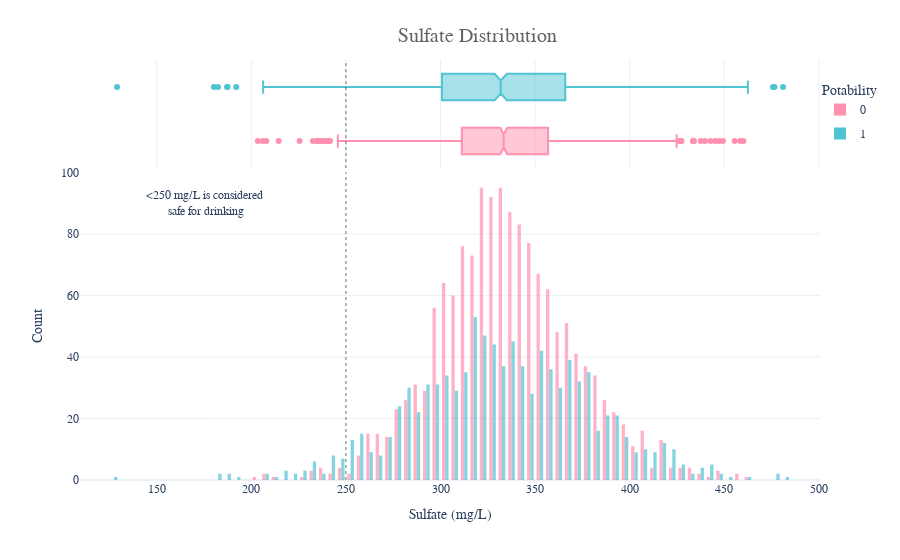

This figure's notebook cell:
### Markdown cell above
Sulfate: Sulfate (SO4) can be found in almost all natural water. The origin of most sulfate compounds is the oxidation of sulfite ores, the presence of shales, or the industrial wastes. Sulfate is one of the major dissolved components of rain. High concentrations of sulfate in the water we drink can have a laxative effect when combined with calcium and magnesium, the two most common constituents of hardness.

### Code cell
fig = px.histogram(df,x='Sulfate',y=Counter(df['Sulfate']),color='Potability',template='plotly_white',
                  marginal='box',opacity=0.7,nbins=100,color_discrete_sequence=[colors_pink[3],colors_blue[3]],
                  barmode='group',histfunc='count')

fig.add_vline(x=250, line_width=1, line_color=colors_dark[1],line_dash='dot',opacity=0.7)

fig.add_annotation(text='<250 mg/L is considered<br> safe for drinking',x=175,y=90,showarrow=False)

fig.update_layout(
    font_family='monospace',
    title=dict(text='Sulfate Distribution',x=0.53,y=0.95,
               font=dict(color=colors_dark[2],size=20)),
    xaxis_title_text='Sulfate (mg/L)',
    yaxis_title_text='Count',
    legend=dict(x=1,y=0.96,bordercolor=colors_dark[4],borderwidth=0,tracegroupgap=5),
    bargap=0.3,
)
fig.show()

### Figure 1 — Plotly figure (JSON) as saved in the notebook; plotly's stock layout.template omitted (floating-point values rounded to 4 significant figures; data arrays with more than 128 entries replaced by an {"elided": "..."} marker saying what was removed)
{"data": [{"alignmentgroup": "True", "bingroup": "x", "histfunc": "count", "hovertemplate": "Potability=0<br>Sulfate=%{x}<br>count=%{y}<extra></extra>", "legendgroup": "0", "marker": {"color": "#FF91AF", "opacity": 0.7, "pattern": {"shape": ""}}, "name": "0", "nbinsx": 100, "offsetgroup": "0", "orientation": "v", "showlegend": true, "type": "histogram", "x": {"elided": "1998 float values"}, "xaxis": "x", "y": {"elided": "1998 int values"}, "yaxis": "y"}, {"alignmentgroup": "True", "hovertemplate": "Potability=0<br>Sulfate=%{x}<extra></extra>", "legendgroup": "0", "marker": {"color": "#FF91AF"}, "name": "0", "notched": true, "offsetgroup": "0", "showlegend": false, "type": "box", "x": {"elided": "1998 float values"}, "xaxis": "x2", "yaxis": "y2"}, {"alignmentgroup": "True", "bingroup": "x", "histfunc": "count", "hovertemplate": "Potability=1<br>Sulfate=%{x}<br>count=%{y}<extra></extra>", "legendgroup": "1", "marker": {"color": "#51C4D3", "opacity": 0.7, "pattern": {"shape": ""}}, "name": "1", "nbinsx": 100, "offsetgroup": "1", "orientation": "v", "showlegend": true, "type": "histogram", "x": {"elided": "1278 float values"}, "xaxis": "x", "y": {"elided": "1278 int values"}, "yaxis": "y"}, {"alignmentgroup": "True", "hovertemplate": "Potability=1<br>Sulfate=%{x}<extra></extra>", "legendgroup": "1", "marker": {"color": "#51C4D3"}, "name": "1", "notched": true, "offsetgroup": "1", "showlegend": false, "type": "box", "x": {"elided": "1278 float values"}, "xaxis": "x2", "yaxis": "y2"}], "layout": {"annotations": [{"showarrow": false, "text": "<250 mg/L is considered<br> safe for drinking", "x": 175, "y": 90}], "bargap": 0.3, "barmode": "group", "font": {"family": "monospace"}, "legend": {"bordercolor": "#DADADA", "borderwidth": 0, "title": {"text": "Potability"}, "tracegroupgap": 5, "x": 1, "y": 0.96}, "margin": {"t": 60}, "shapes": [{"line": {"color": "#313131", "dash": "dot", "width": 1}, "opacity": 0.7, "type": "line", "x0": 250, "x1": 250, "xref": "x", "y0": 0, "y1": 1, "yref": "y domain"}, {"line": {"color": "#313131", "dash": "dot", "width": 1}, "opacity": 0.7, "type": "line", "x0": 250, "x1": 250, "xref": "x2", "y0": 0, "y1": 1, "yref": "y2 domain"}], "title": {"font": {"color": "#636363", "size": 20}, "text": "Sulfate Distribution", "x": 0.53, "y": 0.95}, "xaxis": {"anchor": "y", "domain": [0, 1], "title": {"text": "Sulfate (mg/L)"}}, "xaxis2": {"anchor": "y2", "domain": [0, 1], "matches": "x", "showgrid": true, "showticklabels": false}, "yaxis": {"anchor": "x", "domain": [0, 0.7326], "title": {"text": "Count"}}, "yaxis2": {"anchor": "x2", "domain": [0.7426, 1], "matches": "y2", "showgrid": false, "showline": false, "showticklabels": false, "ticks": ""}}}
